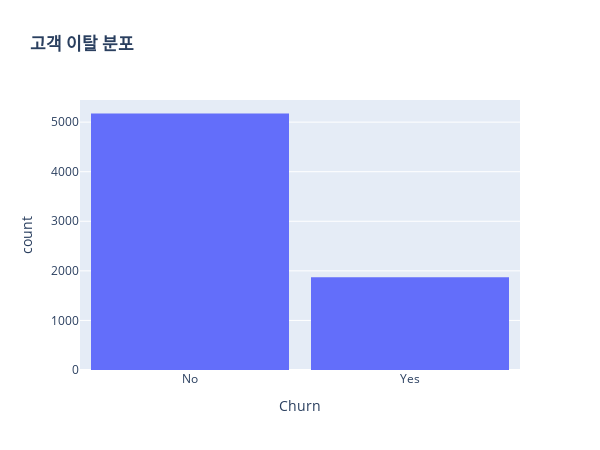

Notebook cell for this chart:
### Code cell
fig = px.histogram(df, x='Churn',
                  title='<b>고객 이탈 분포<b>')
fig.update_layout(width=600, height=450, bargap=0.1)
fig.show()

### Figure 1 — Plotly figure (JSON) as saved in the notebook; plotly's stock layout.template omitted (floating-point values rounded to 4 significant figures; data arrays with more than 128 entries replaced by an {"elided": "..."} marker saying what was removed)
{"data": [{"alignmentgroup": "True", "bingroup": "x", "hovertemplate": "Churn=%{x}<br>count=%{y}<extra></extra>", "legendgroup": "", "marker": {"color": "#636efa", "pattern": {"shape": ""}}, "name": "", "offsetgroup": "", "orientation": "v", "showlegend": false, "type": "histogram", "x": {"elided": "7043 str values"}, "xaxis": "x", "yaxis": "y"}], "layout": {"bargap": 0.1, "barmode": "relative", "height": 450, "legend": {"tracegroupgap": 0}, "title": {"text": "<b>고객 이탈 분포<b>"}, "width": 600, "xaxis": {"anchor": "y", "domain": [0, 1], "title": {"text": "Churn"}}, "yaxis": {"anchor": "x", "domain": [0, 1], "title": {"text": "count"}}}}
